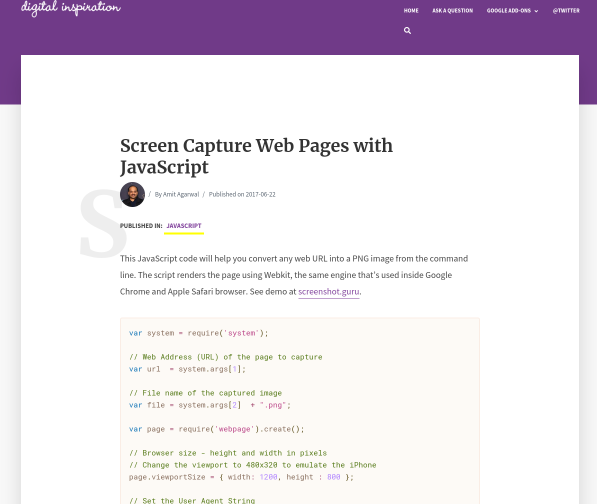
#> input picture ss.png, 1194 x 1008 px (shown at 1/2 size)
$ python KMeans.py
#> lines starting #> are read from the running program, lines starting #| are printed output that depends on the picture
"""Image Segmentation using K-means Clustering"""

# Author: Ishank Gulati <gulati.ishank@gmail.com>

from __future__ import print_function
from __future__ import division

import numpy as np
from scipy.spatial.distance import euclidean
import cv2
from matplotlib import pyplot
from sklearn.base import BaseEstimator, ClusterMixin
from sklearn.utils import check_random_state
from sklearn.utils import check_array

class KMeans(BaseEstimator, ClusterMixin):

    def __init__(self, n_clusters=3, max_iter=150, tol=1e-3,
                 verbose=0, random_state=None):

        self.n_clusters = n_clusters
        self.max_iter = max_iter
        self.tol = tol
        self.verbose = verbose
        self.random_state = random_state

    def _check_fit_data(self, X):
        X = check_array(X, dtype=np.float64)

        n_samples, n_features = X.shape
        if n_samples < self.n_clusters:
            raise ValueError("Number of samples="+str(n_samples)+" should be\
                greater than number of clusters="+str(self.n_clusters))
        return X

    def _check_test_data(self, X):
        X = check_array(X, dtype=np.float64)

        n_samples, n_features = X.shape
        expected_n_features = self.centroids_.shape[1]
        if not expected_n_features == n_features:
            raise ValueError("Incorrect number of features")
        return X

    def _update_centroids(self, X):
        for j in range(self.n_clusters):
            mask = self.labels_==j
            if np.sum(mask) == 0:
                raise ValueError("Empty Cluster")
            temp = X[mask]
            count = np.shape(temp)[0]
            self.centroids_[j] = np.sum(temp, axis=0)/count

    def _update_dist(self, X, dist):
        n_samples = X.shape[0]
        for j in range(n_samples):
            for k in range(self.n_clusters):
                cost = euclidean(X[j], self.centroids_[k])
                dist[j, k] = cost

    def fit(self, X, y=None, sample_weight=None):
        X = self._check_fit_data(X)

        if self.max_iter <= 0:
            raise ValueError("Maximum number of iterations must be greater \
                than zero")

        n_samples, n_features=X.shape

        rs = check_random_state(self.random_state)
        self.labels_ = np.zeros((n_samples))
        centroids_idx = rs.randint(n_samples, size=self.n_clusters)
        self.centroids_ = X[centroids_idx]

        dist = np.zeros((n_samples, self.n_clusters))

        for itr in range(self.max_iter):
            dist.fill(0)
            self._update_dist(X, dist)
            labels_old = self.labels_
            self.labels_ = dist.argmin(axis=1)

            n_same = np.sum(self.labels_ == labels_old)
            if 1-n_same/n_samples < self.tol:
                if self.verbose:
                    print("Converged at iteration "+ str(itr+1))
                break
            self._update_centroids(X)

        self.X_fit_ = X
        return self

    def predict(self, X):
        X = self._check_test_data(X)
        n_samples = X.shape[0]
        dist = np.zeros((n_samples, self.n_clusters))
        self._update_dist(X, dist)
        return dist.argmin(axis=1)


def segmentImage():
    img = cv2.imread("ss.png")
#> img is the input picture: shape (1008, 1194, 3); mean B, G, R 234.7, 227.1, 233.9
    img = cv2.resize(img, (100, 100))
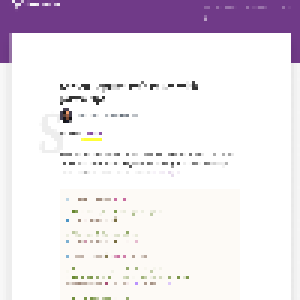
#> img: shape (100, 100, 3) (shown 3 times larger); mean B, G, R 234.7, 227, 233.9
    height = 100
    width = 100
    clf = KMeans(n_clusters=2, max_iter=100, random_state=0, verbose=1)
    img_list = np.reshape(img, (height*width, -1))
    clf.fit(img_list)
#> in fit, `self.centroids_ = X[centroids_idx]`: self.centroids_ = [[255, 255, 255], [246, 250, 253]]
    index = np.copy(clf.labels_)
    index = np.reshape(index, (height, width))
    axes = pyplot.gca()
    axes.imshow(index)
    pyplot.show(block=True)
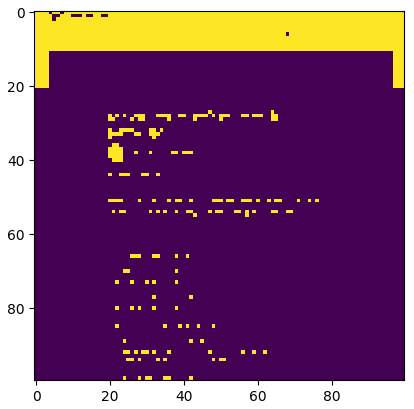
#> figure drawn by matplotlib, 1 panel


def clusterToyData():
    from sklearn.datasets import make_blobs
    X, y = make_blobs(n_samples=1000, centers=5, random_state=0)

    clf = KMeans(n_clusters=5, max_iter=100, random_state=0, verbose=1)
    print(clf.fit_predict(X)[:10])
    print(clf.predict(X[:10]))

if __name__=='__main__':
    segmentImage()
    #clusterToyData()
